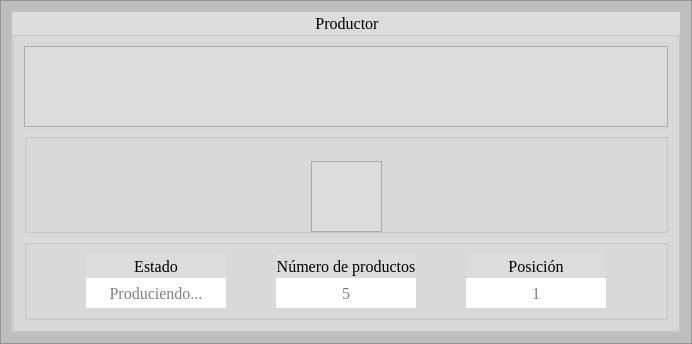
          <widget class="QFrame" name="frame_2">
           <property name="minimumSize">
            <size>
             <width>600</width>
             <height>0</height>
            </size>
           </property>
           <property name="maximumSize">
            <size>
             <width>800</width>
             <height>16777215</height>
            </size>
           </property>
           <property name="styleSheet">
            <string notr="true">background-color: rgb(190, 190, 190);</string>
           </property>
           <property name="frameShape">
            <enum>QFrame::StyledPanel</enum>
           </property>
           <property name="frameShadow">
            <enum>QFrame::Raised</enum>
           </property>
           <layout class="QGridLayout" name="gridLayout_2">
            <item row="0" column="0">
             <widget class="QGroupBox" name="groupBox">
              <property name="minimumSize">
               <size>
                <width>100</width>
                <height>50</height>
               </size>
              </property>
              <property name="maximumSize">
               <size>
                <width>16777215</width>
                <height>16777215</height>
               </size>
              </property>
              <property name="font">
               <font>
                <family>Times New Roman</family>
                <pointsize>12</pointsize>
               </font>
              </property>
              <property name="styleSheet">
               <string notr="true">background-color: rgb(220, 220, 220);</string>
              </property>
              <property name="title">
               <string>Productor</string>
              </property>
              <property name="alignment">
               <set>Qt::AlignCenter</set>
              </property>
              <property name="flat">
               <bool>true</bool>
              </property>
              <property name="checkable">
               <bool>false</bool>
              </property>
              <layout class="QGridLayout" name="gridLayout_7">
               <item row="0" column="0">
                <widget class="QFrame" name="frame_6">
                 <property name="maximumSize">
                  <size>
                   <width>700</width>
                   <height>16777215</height>
                  </size>
                 </property>
                 <property name="frameShape">
                  <enum>QFrame::StyledPanel</enum>
                 </property>
                 <property name="frameShadow">
                  <enum>QFrame::Raised</enum>
                 </property>
                 <layout class="QHBoxLayout" name="horizontalLayout_7">
                  <item>
                   <spacer name="horizontalSpacer_17">
                    <property name="orientation">
                     <enum>Qt::Horizontal</enum>
                    </property>
                    <property name="sizeHint" stdset="0">
                     <size>
                      <width>40</width>
                      <height>20</height>
                     </size>
                    </property>
                   </spacer>
                  </item>
                  <item>
                   <widget class="QLabel" name="label_5">
                    <property name="minimumSize">
                     <size>
                      <width>81</width>
                      <height>61</height>
                     </size>
                    </property>
                    <property name="maximumSize">
                     <size>
                      <width>81</width>
                      <height>61</height>
                     </size>
                    </property>
                    <property name="text">
                     <string/>
                    </property>
                    <property name="pixmap">
                     <pixmap resource="IMG/icons.qrc">:/prefijoNuevo/1830839.png</pixmap>
                    </property>
                    <property name="scaledContents">
                     <bool>true</bool>
                    </property>
                    <property name="textInteractionFlags">
                     <set>Qt::NoTextInteraction</set>
                    </property>
                   </widget>
                  </item>
                  <item>
                   <spacer name="horizontalSpacer_5">
                    <property name="orientation">
                     <enum>Qt::Horizontal</enum>
                    </property>
                    <property name="sizeHint" stdset="0">
                     <size>
                      <width>221</width>
                      <height>20</height>
                     </size>
                    </property>
                   </spacer>
                  </item>
                 </layout>
                </widget>
               </item>
               <item row="1" column="0">
                <widget class="QGroupBox" name="groupBox_7">
                 <property name="minimumSize">
                  <size>
                   <width>0</width>
                   <height>81</height>
                  </size>
                 </property>
                 <property name="maximumSize">
                  <size>
                   <width>700</width>
                   <height>100</height>
                  </size>
                 </property>
                 <property name="flat">
                  <bool>true</bool>
                 </property>
                 <layout class="QGridLayout" name="gridLayout_12">
                  <item row="0" column="0">
                   <layout class="QHBoxLayout" name="horizontalLayout_10">
                    <item>
                     <spacer name="horizontalSpacer_6">
                      <property name="orientation">
                       <enum>Qt::Horizontal</enum>
                      </property>
                      <property name="sizeHint" stdset="0">
                       <size>
                        <width>188</width>
                        <height>20</height>
                       </size>
                      </property>
                     </spacer>
                    </item>
                    <item>
                     <layout class="QVBoxLayout" name="verticalLayout_6">
                      <item>
                       <spacer name="verticalSpacer_3">
                        <property name="orientation">
                         <enum>Qt::Vertical</enum>
                        </property>
                        <property name="sizeType">
                         <enum>QSizePolicy::Minimum</enum>
                        </property>
                        <property name="sizeHint" stdset="0">
                         <size>
                          <width>20</width>
                          <height>13</height>
                         </size>
                        </property>
                       </spacer>
                      </item>
                      <item>
                       <widget class="QFrame" name="frame_10">
                        <property name="minimumSize">
                         <size>
                          <width>71</width>
                          <height>71</height>
                         </size>
                        </property>
                        <property name="maximumSize">
                         <size>
                          <width>71</width>
                          <height>71</height>
                         </size>
                        </property>
                        <property name="sizeIncrement">
                         <size>
                          <width>0</width>
                          <height>0</height>
                         </size>
                        </property>
                        <property name="frameShape">
                         <enum>QFrame::StyledPanel</enum>
                        </property>
                        <property name="frameShadow">
                         <enum>QFrame::Raised</enum>
                        </property>
                        <widget class="QLabel" name="lbl_p_sleep">
                         <property name="enabled">
                          <bool>true</bool>
                         </property>
                         <property name="geometry">
                          <rect>
                           <x>7</x>
                           <y>9</y>
                           <width>51</width>
                           <height>51</height>
                          </rect>
                         </property>
                         <property name="minimumSize">
                          <size>
                           <width>51</width>
                           <height>51</height>
                          </size>
                         </property>
                         <property name="maximumSize">
                          <size>
                           <width>51</width>
                           <height>51</height>
                          </size>
                         </property>
                         <property name="statusTip">
                          <string/>
                         </property>
                         <property name="autoFillBackground">
                          <bool>false</bool>
                         </property>
                         <property name="frameShape">
                          <enum>QFrame::NoFrame</enum>
                         </property>
                         <property name="text">
                          <string/>
                         </property>
                         <property name="pixmap">
                          <pixmap resource="IMG/icons.qrc">:/prefijoNuevo/4419495.png</pixmap>
                         </property>
                         <property name="scaledContents">
                          <bool>true</bool>
                         </property>
                         <property name="alignment">
                          <set>Qt::AlignCenter</set>
                         </property>
                        </widget>
                        <widget class="QLabel" name="lbl_p_work">
                         <property name="enabled">
                          <bool>true</bool>
                         </property>
                         <property name="geometry">
                          <rect>
                           <x>7</x>
                           <y>9</y>
                           <width>51</width>
                           <height>51</height>
                          </rect>
                         </property>
                         <property name="minimumSize">
                          <size>
                           <width>51</width>
                           <height>51</height>
                          </size>
                         </property>
                         <property name="maximumSize">
                          <size>
                           <width>51</width>
                           <height>51</height>
                          </size>
                         </property>
                         <property name="text">
                          <string/>
                         </property>
                         <property name="pixmap">
                          <pixmap resource="IMG/icons.qrc">:/prefijoNuevo/10277807.png</pixmap>
                         </property>
                         <property name="scaledContents">
                          <bool>true</bool>
                         </property>
                        </widget>
                       </widget>
                      </item>
                      <item>
                       <spacer name="verticalSpacer_4">
                        <property name="orientation">
                         <enum>Qt::Vertical</enum>
                        </property>
                        <property name="sizeType">
                         <enum>QSizePolicy::Minimum</enum>
                        </property>
                        <property name="sizeHint" stdset="0">
                         <size>
                          <width>20</width>
                          <height>13</height>
                         </size>
                        </property>
                       </spacer>
                      </item>
                     </layout>
                    </item>
                    <item>
                     <spacer name="horizontalSpacer_7">
                      <property name="orientation">
                       <enum>Qt::Horizontal</enum>
                      </property>
                      <property name="sizeHint" stdset="0">
                       <size>
                        <width>188</width>
                        <height>20</height>
                       </size>
                      </property>
                     </spacer>
                    </item>
                   </layout>
                  </item>
                 </layout>
                </widget>
               </item>
               <item row="2" column="0">
                <widget class="QGroupBox" name="groupBox_52">
                 <property name="minimumSize">
                  <size>
                   <width>500</width>
                   <height>81</height>
                  </size>
                 </property>
                 <property name="maximumSize">
                  <size>
                   <width>700</width>
                   <height>16777215</height>
                  </size>
                 </property>
                 <property name="font">
                  <font>
                   <family>Times New Roman</family>
                   <pointsize>12</pointsize>
                  </font>
                 </property>
                 <property name="alignment">
                  <set>Qt::AlignCenter</set>
                 </property>
                 <property name="flat">
                  <bool>true</bool>
                 </property>
                 <layout class="QGridLayout" name="gridLayout_10">
                  <item row="0" column="0">
                   <layout class="QHBoxLayout" name="horizontalLayout_6">
                    <property name="spacing">
                     <number>0</number>
                    </property>
                    <item>
                     <spacer name="horizontalSpacer_8">
                      <property name="orientation">
                       <enum>Qt::Horizontal</enum>
                      </property>
                      <property name="sizeType">
                       <enum>QSizePolicy::Minimum</enum>
                      </property>
                      <property name="sizeHint" stdset="0">
                       <size>
                        <width>50</width>
                        <height>20</height>
                       </size>
                      </property>
                     </spacer>
                    </item>
                    <item>
                     <layout class="QHBoxLayout" name="horizontalLayout_5">
                      <item>
                       <layout class="QVBoxLayout" name="verticalLayout_12">
                        <item>
                         <widget class="QLabel" name="label_39">
                          <property name="maximumSize">
                           <size>
                            <width>300</width>
                            <height>16777215</height>
                           </size>
                          </property>
                          <property name="font">
                           <font>
                            <family>Times New Roman</family>
                            <pointsize>12</pointsize>
                           </font>
                          </property>
                          <property name="text">
                           <string>Estado</string>
                          </property>
                          <property name="alignment">
                           <set>Qt::AlignCenter</set>
                          </property>
                         </widget>
                        </item>
                        <item>
                         <widget class="QLineEdit" name="ledt_p_state">
                          <property name="minimumSize">
                           <size>
                            <width>0</width>
                            <height>30</height>
                           </size>
                          </property>
                          <property name="maximumSize">
                           <size>
                            <width>300</width>
                            <height>16777215</height>
                           </size>
                          </property>
                          <property name="font">
                           <font>
                            <family>Times New Roman</family>
                            <pointsize>12</pointsize>
                           </font>
                          </property>
                          <property name="styleSheet">
                           <string notr="true">background-color: rgb(255, 255, 255);</string>
                          </property>
                          <property name="frame">
                           <bool>false</bool>
                          </property>
                          <property name="alignment">
                           <set>Qt::AlignCenter</set>
                          </property>
                          <property name="readOnly">
                           <bool>true</bool>
                          </property>
                          <property name="placeholderText">
                           <string>Produciendo...</string>
                          </property>
                          <property name="cursorMoveStyle">
                           <enum>Qt::LogicalMoveStyle</enum>
                          </property>
                          <property name="clearButtonEnabled">
                           <bool>false</bool>
                          </property>
                         </widget>
                        </item>
                       </layout>
                      </item>
                      <item>
                       <spacer name="horizontalSpacer_10">
                        <property name="orientation">
                         <enum>Qt::Horizontal</enum>
                        </property>
                        <property name="sizeType">
                         <enum>QSizePolicy::Minimum</enum>
                        </property>
                        <property name="sizeHint" stdset="0">
                         <size>
                          <width>50</width>
                          <height>20</height>
                         </size>
                        </property>
                       </spacer>
                      </item>
                      <item>
                       <layout class="QVBoxLayout" name="verticalLayout_13">
                        <item>
                         <widget class="QLabel" name="label_40">
                          <property name="maximumSize">
                           <size>
                            <width>300</width>
                            <height>16777215</height>
                           </size>
                          </property>
                          <property name="font">
                           <font>
                            <family>Times New Roman</family>
                            <pointsize>12</pointsize>
                           </font>
                          </property>
                          <property name="text">
                           <string>Número de productos</string>
                          </property>
                          <property name="alignment">
                           <set>Qt::AlignCenter</set>
                          </property>
                         </widget>
                        </item>
                        <item>
                         <widget class="QLineEdit" name="ledt_p_number">
                          <property name="minimumSize">
                           <size>
                            <width>0</width>
                            <height>30</height>
                           </size>
                          </property>
                          <property name="maximumSize">
                           <size>
                            <width>300</width>
                            <height>16777215</height>
                           </size>
                          </property>
                          <property name="font">
                           <font>
                            <family>Times New Roman</family>
                            <pointsize>12</pointsize>
                           </font>
                          </property>
                          <property name="styleSheet">
                           <string notr="true">background-color: rgb(255, 255, 255);</string>
                          </property>
                          <property name="frame">
                           <bool>false</bool>
                          </property>
                          <property name="alignment">
                           <set>Qt::AlignCenter</set>
                          </property>
                          <property name="readOnly">
                           <bool>true</bool>
                          </property>
                          <property name="placeholderText">
                           <string>5</string>
                          </property>
                         </widget>
                        </item>
                       </layout>
                      </item>
                     </layout>
                    </item>
                    <item>
                     <spacer name="horizontalSpacer_9">
                      <property name="orientation">
                       <enum>Qt::Horizontal</enum>
                      </property>
                      <property name="sizeType">
                       <enum>QSizePolicy::Minimum</enum>
                      </property>
                      <property name="sizeHint" stdset="0">
                       <size>
                        <width>50</width>
                        <height>20</height>
                       </size>
                      </property>
                     </spacer>
                    </item>
                    <item>
                     <layout class="QVBoxLayout" name="verticalLayout_34">
                      <item>
                       <widget class="QLabel" name="label_45">
                        <property name="maximumSize">
                         <size>
                          <width>300</width>
                          <height>16777215</height>
                         </size>
                        </property>
                        <property name="font">
                         <font>
                          <family>Times New Roman</family>
                          <pointsize>12</pointsize>
                         </font>
                        </property>
                        <property name="text">
                         <string>Posición</string>
                        </property>
                        <property name="alignment">
                         <set>Qt::AlignCenter</set>
                        </property>
                       </widget>
                      </item>
                      <item>
                       <widget class="QLineEdit" name="ledt_p_position">
                        <property name="enabled">
                         <bool>true</bool>
                        </property>
                        <property name="minimumSize">
                         <size>
                          <width>0</width>
                          <height>30</height>
                         </size>
                        </property>
                        <property name="maximumSize">
                         <size>
                          <width>300</width>
                          <height>16777215</height>
                         </size>
                        </property>
                        <property name="font">
                         <font>
                          <family>Times New Roman</family>
                          <pointsize>12</pointsize>
                         </font>
                        </property>
                        <property name="styleSheet">
                         <string notr="true">background-color: rgb(255, 255, 255);</string>
                        </property>
                        <property name="text">
                         <string/>
                        </property>
                        <property name="frame">
                         <bool>false</bool>
                        </property>
                        <property name="alignment">
                         <set>Qt::AlignCenter</set>
                        </property>
                        <property name="readOnly">
                         <bool>true</bool>
                        </property>
                        <property name="placeholderText">
                         <string>1</string>
                        </property>
                       </widget>
                      </item>
                     </layout>
                    </item>
                    <item>
                     <spacer name="horizontalSpacer_22">
                      <property name="orientation">
                       <enum>Qt::Horizontal</enum>
                      </property>
                      <property name="sizeType">
                       <enum>QSizePolicy::Minimum</enum>
                      </property>
                      <property name="sizeHint" stdset="0">
                       <size>
                        <width>50</width>
                        <height>20</height>
                       </size>
                      </property>
                     </spacer>
                    </item>
                   </layout>
                  </item>
                 </layout>
                </widget>
               </item>
              </layout>
             </widget>
            </item>
           </layout>
          </widget>
